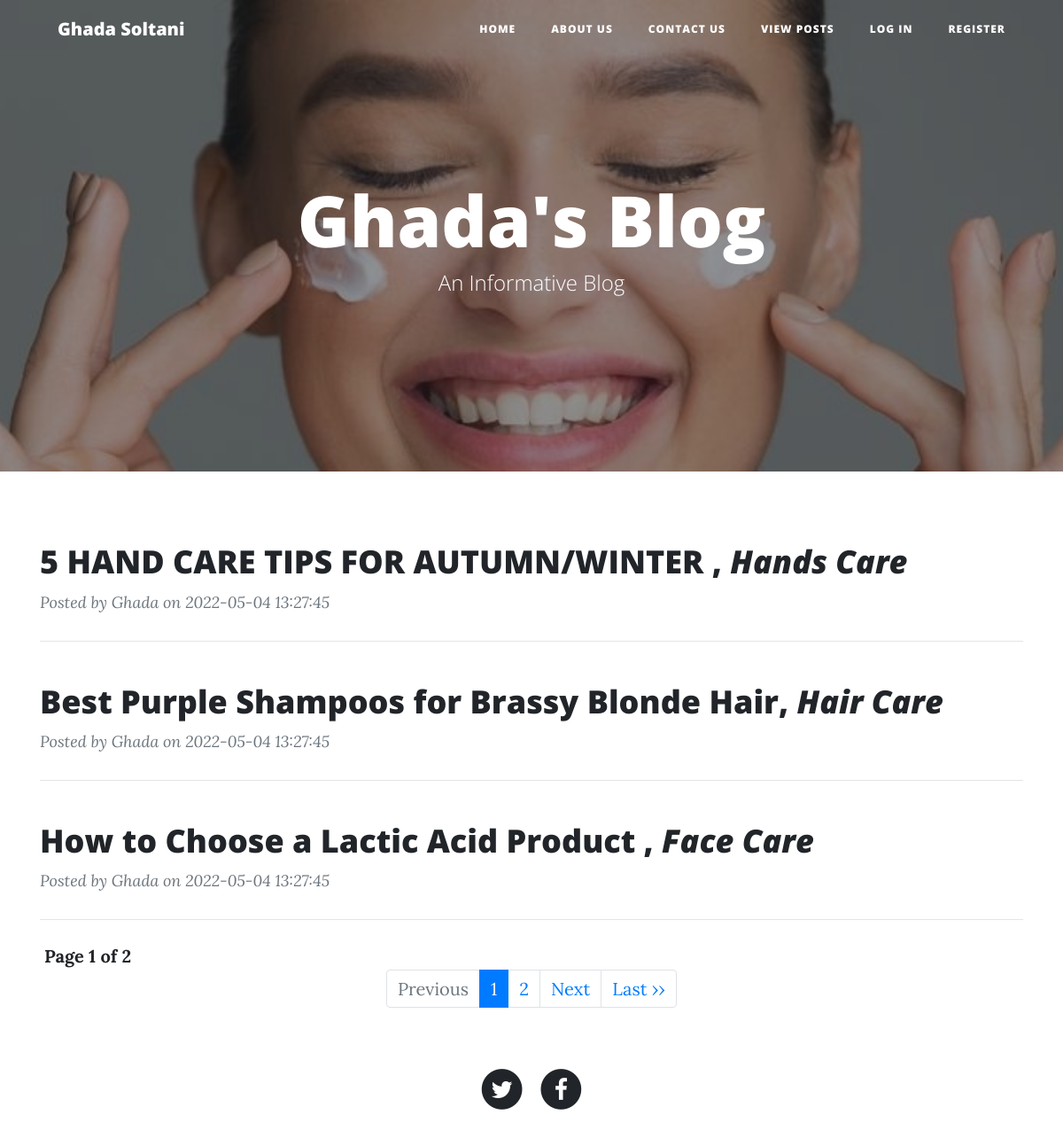
/view-posts.php, run on the app's committed database.
### tables this page shows
CREATE TABLE IF NOT EXISTS `posts` (
  `id` int(11) NOT NULL AUTO_INCREMENT,
  `title` varchar(255) NOT NULL,
  `grabber` varchar(255) NOT NULL,
  `category` varchar(255) NOT NULL,
  `description` longtext NOT NULL,
  `username` varchar(255) NOT NULL,
  `image1` varchar(120) NOT NULL,
  `userid` bigint(255) DEFAULT NULL,
  `creationdate` timestamp NOT NULL DEFAULT CURRENT_TIMESTAMP,
  `updationdate` timestamp NULL DEFAULT NULL ON UPDATE CURRENT_TIMESTAMP,
  `status` int(11) NOT NULL,
  PRIMARY KEY (`id`)
);

CREATE TABLE IF NOT EXISTS `categories` (
  `id` int(11) NOT NULL AUTO_INCREMENT,
  `catname` varchar(255) NOT NULL,
  `creationdate` timestamp NOT NULL DEFAULT CURRENT_TIMESTAMP,
  `updationdate` timestamp NULL DEFAULT NULL ON UPDATE CURRENT_TIMESTAMP,
  PRIMARY KEY (`id`)
);

### view-posts.php (the view, shortened to what this page needs)
<?php
include('includes/config.php');
?>
<!DOCTYPE html>
<html lang="en">
<head>
    <link rel="stylesheet" href="assets/bootstrap/css/bootstrap.min.css">
    <link rel="stylesheet" href="assets/fonts/font-awesome.min.css">
</head>
<body>
    <?php include 'includes/header.php'; ?>
    <header class="masthead" style="background-image:url('assets/img/home-b.jpg');">
        <div class="overlay"></div>
        <div class="container">
            <div class="row">
                <div class="col-md-10 col-lg-8 mx-auto">
                    <div class="site-heading">
                        <h1>Ghada's Blog</h1><span class="subheading">An Informative Blog</span>
                    </div>
                </div>
            </div>
        </div>
    </header>
    <article>
        <div class="container">
            <div class="row">
                <?php
                if (isset($_GET['page_no']) && $_GET['page_no'] != "") {
                    $page_no = $_GET['page_no'];
                } else {
                    $page_no = 1;
                }
                $total_records_per_page = 3;
                $offset = ($page_no - 1) * $total_records_per_page;
                $previous_page = $page_no - 1;
                $next_page = $page_no + 1;
                $sql1 = "SELECT * FROM `posts` WHERE posts.status=1";
                $stmt1 = $dbh->prepare($sql1);
                $stmt1->execute();
                $total_records = $stmt1->rowCount();
                $total_no_of_pages = ceil($total_records / $total_records_per_page);
                $s = 1;
                $sql = "SELECT posts.*,categories.catname FROM posts JOIN categories ON categories.id=posts.category WHERE posts.status=:s ORDER BY posts.id DESC LIMIT $offset, $total_records_per_page";
                $query = $dbh->prepare($sql);
                $query->bindParam(':s', $s, PDO::PARAM_STR);
                $query->execute();
                $results = $query->fetchAll(PDO::FETCH_OBJ);
                if ($query->rowCount() > 0) {
                    foreach ($results as $result) {
                        ?>
                        <div class="col-md-10 col-lg-12">
                            <div class="post-preview">
                                <a href="post-details.php?id=<?php echo htmlentities($result->id); ?>">
                                    <h2 class="post-title"><?php echo htmlentities($result->title); ?>,
                                        <i><?php echo htmlentities($result->catname); ?></i></h2>
                                </a>
                                <p class="post-meta">Posted by&nbsp;<?php echo htmlentities($result->username); ?>
                                                     on <?php echo htmlentities($result->creationdate); ?>
                                </p>
                            </div>
                            <hr>
                        </div>
                    <?php }
                } ?>
                <div style='padding: 10px 20px 0;'>
                    <strong>Page <?php echo $page_no . " of " . $total_no_of_pages; ?></strong>
                </div>
            </div>
            <nav aria-label="Page navigation example">
                <ul class="pagination justify-content-center">
                    <li <?php if ($page_no <= 1) {
                        echo "class='page-item disabled'";
                    } ?>>
                        <a class="page-link" <?php if ($page_no > 1) {
                            echo "href='?page_no=$previous_page'";
                        } ?>>Previous</a>
                    </li>
                    <?php
                    if ($total_no_of_pages <= 10) {
                        for ($counter = 1; $counter <= $total_no_of_pages; $counter++) {
                            if ($counter == $page_no) {
                                echo "<li class='page-item active'><a class='page-link'>$counter</a></li>";
                            } else {
                                echo "<li class='page-item'><a class='page-link' href='?page_no=$counter'>$counter</a></li>";
                            }
                        }
                    }
                    ?>
                    <li <?php if ($page_no >= $total_no_of_pages) {
                        echo "class='page-item disabled'";
                    } ?>>
                        <a class="page-link" <?php if ($page_no < $total_no_of_pages) {
                            echo "href='?page_no=$next_page'";
                        } ?>>Next</a>
                    </li>
                    <?php if ($page_no < $total_no_of_pages) {
                        echo "<li class='page-item'><a class='page-link' href='?page_no=$total_no_of_pages'>Last &rsaquo;&rsaquo;</a></li>";
                    } ?>
                </ul>
            </nav>
        </div>
    </article>
    <?php include 'includes/footer.php'; ?>
</body>
</html>

### data on the page
posts: title "5 HAND CARE TIPS FOR AUTUMN/WINTER", categories.catname "Hands Care", username "Ghada", creationdate "2022-05-04 13:27:45"
posts: title "Best Purple Shampoos for Brassy Blonde Hair", categories.catname "Hair Care", username "Ghada", creationdate "2022-05-04 13:27:45"
posts: title "How to Choose a Lactic Acid Product", categories.catname "Face Care", username "Ghada", creationdate "2022-05-04 13:27:45"

### other printed values
$page_no "1"
$total_no_of_pages "2"
